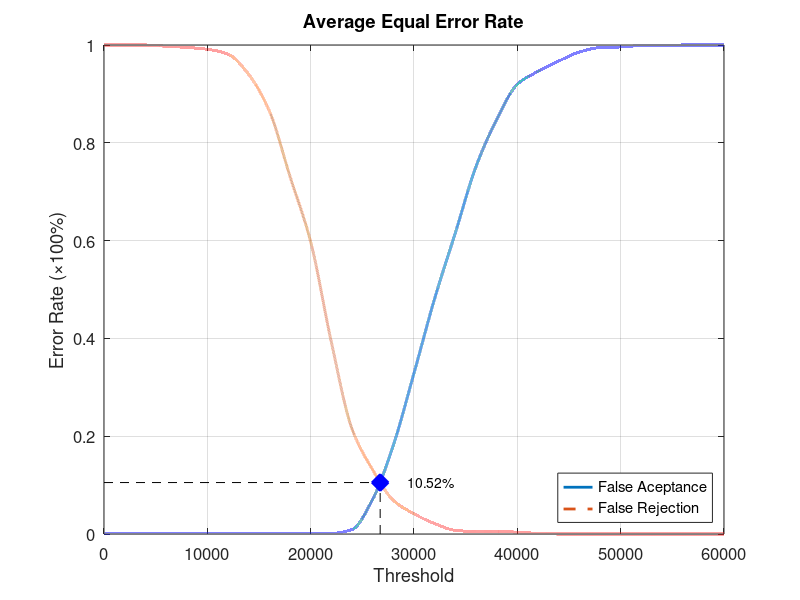
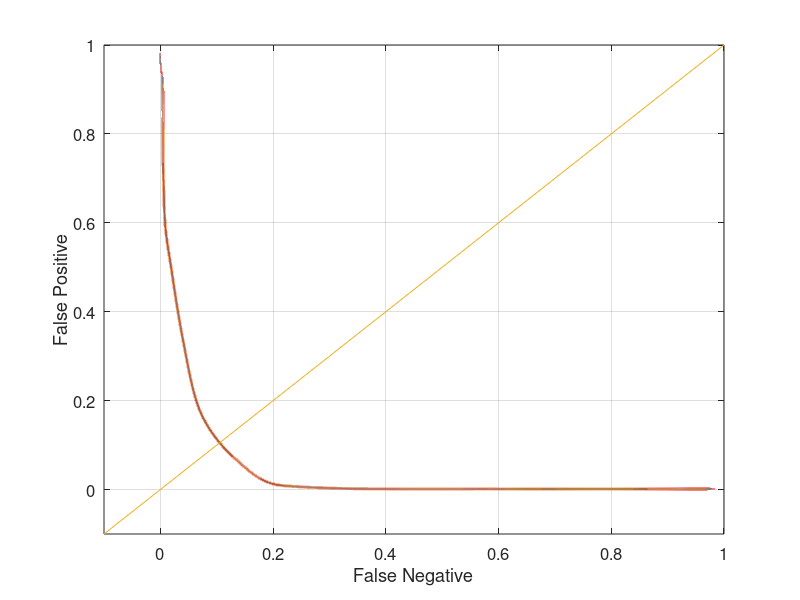

Here is the MATLAB script that generated these plots, in order:
function yEER = Experiment1Average
close all;
clear;
clc;
x = 0:2000:60000;
xq = 0:0.5:60000;

y0 = [0 0.00131579 0.00131579 0.00131579 0.00131579 0.00131579 0.00131579 0.00131579 0.00131579 0.00131579 0.00131579 0.00131579 0.00921053 0.0710526 0.181579 0.328947 0.481579 0.615789 0.751316 0.847368 0.919737 0.946053 0.967105 0.985526 0.994737 0.996053 0.998684 0.998684 1 1 1];
yy0 = interp1(x, y0, xq, 'pchip');
y1 = [1 1 1 0.9975 0.995 0.99125 0.98125 0.94 0.865 0.73125 0.5975 0.3925 0.215 0.13125 0.06875 0.04125 0.02125 0.0075 0.005 0.005 0.00375 0.00125 0 0 0 0 0 0 0 0 0];
yy1 = interp1(x, y1, xq, 'pchip');

% Calculating EER: 
y2 = abs(y0 - y1);
find(y2 == min(y2))
yy2 = abs(yy0 - yy1);
xEER = find(yy2 == min(yy2));
xEERIndex = xq(xEER) % X-axis EER
yEER = yy0(xEER) % Y-axis EER

main = figure
plot(xq, yy0,'-','LineWidth', 2);	hold on
plot(xq, yy1,'--','LineWidth', 2);	hold on
plot([xEERIndex xEERIndex], [0 yEER], 'k--');	hold on
plot([0 xEERIndex], [yEER yEER], 'k--');	hold on
plot(xEERIndex, yEER, 'bx', 'LineWidth', 10);	hold on
text(xEERIndex + 10 * xEERIndex / 100, yEER, [num2str(round((10000 * yEER)) / 100) '%'])
legend('False Aceptance', 'False Rejection', 'Location', 'SouthEast')
xlabel('Threshold')
ylabel('Error Rate (\times100%)')
title('Average Equal Error Rate')
set(gca, 'FontSize', 12)
axis([0 60000 0 1])
grid on

print(main, 'Experiment1AverageMain', '-dpng');
FNRxFPR = figure('Color', [1 1 1]);
plot(yy1, yy0, '-', yy1, yy0, 'LineWidth', 2);
hold on
y = -0.1:0.1:1
plot(y, y); 
set(gca, 'FontSize', 12)
xlabel('False Negative')
ylabel('False Positive')
axis([-0.1 1 -0.1 1])
set(gca, 'FontSize', 12)
grid on

print(FNRxFPR, 'Experiment1AverageFNRxFPR','-dpng');
end
